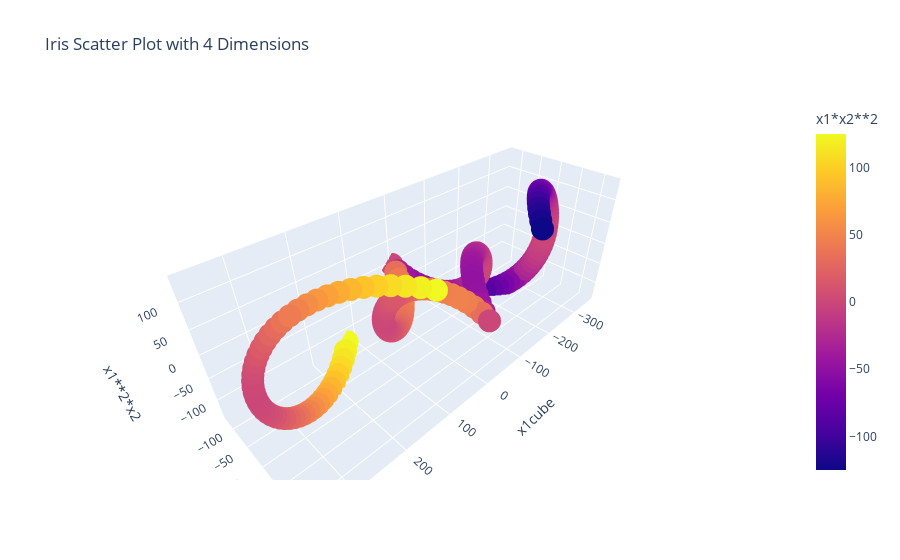

Write notebook code for a chart like this one.
### Code cell
import plotly.express as px
fig = px.scatter_3d(df, x='x1cube', y = 'x2cube', z= 'x1**2*x2' ,color='x1*x2**2',
                 hover_data=['x1'],title='Iris Scatter Plot with 4 Dimensions')
fig.show()

### Figure 1 — Plotly figure (JSON) as saved in the notebook; plotly's stock layout.template omitted (floating-point values rounded to 4 significant figures; data arrays with more than 128 entries replaced by an {"elided": "..."} marker saying what was removed)
{"data": [{"customdata": {"elided": "200x1 float values"}, "hovertemplate": "x1cube=%{x}<br>x2cube=%{y}<br>x1**2*x2=%{z}<br>x1=%{customdata[0]}<br>x1*x2**2=%{marker.color}<extra></extra>", "legendgroup": "", "marker": {"color": {"elided": "200 float values"}, "coloraxis": "coloraxis", "symbol": "circle"}, "mode": "markers", "name": "", "scene": "scene", "showlegend": false, "type": "scatter3d", "x": {"elided": "200 float values"}, "y": {"elided": "200 float values"}, "z": {"elided": "200 float values"}}], "layout": {"coloraxis": {"colorbar": {"title": {"text": "x1*x2**2"}}, "colorscale": [[0, "#0d0887"], [0.1111, "#46039f"], [0.2222, "#7201a8"], [0.3333, "#9c179e"], [0.4444, "#bd3786"], [0.5556, "#d8576b"], [0.6667, "#ed7953"], [0.7778, "#fb9f3a"], [0.8889, "#fdca26"], [1, "#f0f921"]]}, "legend": {"tracegroupgap": 0}, "scene": {"domain": {"x": [0, 1], "y": [0, 1]}, "xaxis": {"title": {"text": "x1cube"}}, "yaxis": {"title": {"text": "x2cube"}}, "zaxis": {"title": {"text": "x1**2*x2"}}}, "title": {"text": "Iris Scatter Plot with 4 Dimensions"}}}
